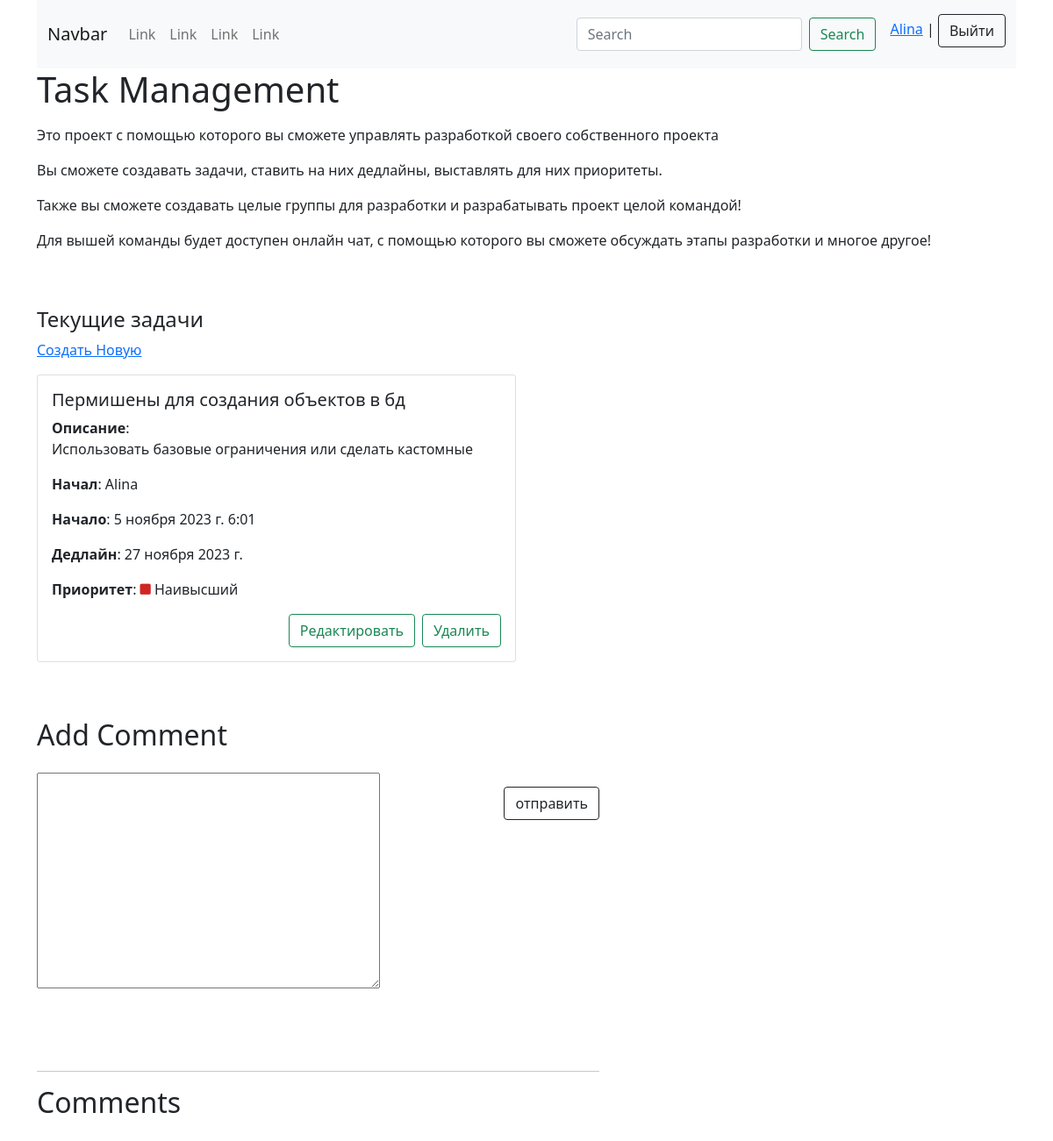
The page /project/task-management/ (signed in) on the database its author committed.
### mainapp/models.py (models this page shows, shortened)
class Project(models.Model):
    user = models.ForeignKey(User, on_delete=models.CASCADE, verbose_name='Пользователь')
    name = models.CharField(max_length=120, verbose_name='Название')
    slug = models.SlugField(unique=True)
    description = RichTextField(verbose_name='Описание')
    photo = models.ImageField(upload_to='photos/', null=True, blank=True, verbose_name='Фото')
    file = models.FileField(upload_to='files/', null=True, blank=True, verbose_name='Файлы')
    started = models.DateTimeField(auto_now_add=True, verbose_name='Начало')
    ended = models.DateTimeField(blank=True, null=True, verbose_name='Закончился')
    deadline = models.DateField(verbose_name='Дедлайн до')
    tags = models.ManyToManyField(Tag, verbose_name='Теги')
    class Meta:
        verbose_name = 'Проект'
        verbose_name_plural = 'Проекты'

class Task(models.Model):
    user = models.ForeignKey(User, on_delete=models.CASCADE, verbose_name='Пользователь')
    title = models.CharField(max_length=120, verbose_name='Название')
    description = RichTextField(verbose_name='Описание')
    status = models.CharField(choices=STATUS, max_length=120, verbose_name='Статус')
    deadline = models.DateField(verbose_name='Дедлайн до')
    started = models.DateTimeField(auto_now_add=True)
    project = models.ForeignKey(Project, on_delete=models.CASCADE, verbose_name='Проект')
    priority = models.CharField(choices=PRIORITY, max_length=60, verbose_name='Приоритет')
    class Meta:
        verbose_name = 'Задача'
        verbose_name_plural = 'Задачи'

### mainapp/views.py (the view)
# urls.py: path('project/<slug:slug>/', UserProjectDetailView.as_view(), name='proj_details'),
class UserProjectDetailView(DetailView):
    model = Project
    template_name = 'mainapp/project_details/project_details.html'
    context_object_name = 'project'
    def get_context_data(self, **kwargs):
        context = super().get_context_data(**kwargs)
        user_group = ProjectGroup.objects.filter(project__slug=self.kwargs.get('slug'))
        context['group_details'] = user_group
        context['comment_form'] = AddCommentForm
        return context

### templates/mainapp/project_details/project_details.html (shortened to what this page needs)
{% extends 'mainapp/base.html' %}
{% block content %}
<div class="container">
    <div class="row">
        <div class="col mb-5">
            <h1>{{ project.name }}</h1>
            <p>{{ project.description|safe }}</p>
        </div>
        <h4>Текущие задачи</h4>
        {% if project.task_set.all %}
            {% if project.user == user %}
                <a href="{% url 'mainapp:create_task' project.slug %}">Создать Новую</a>
            {% elif group_details|length == 0 %}
            {% elif perms.mainapp.add_task %}
                <a href="{% url 'mainapp:create_task' project.slug %}">Создать Новую</a>
            {% endif %}
            {% for tasks in project.task_set.all %}
                <div class="col-md-6 mt-3">
                    <div class="card mb-3">
                        <div class="card-body">
                            <h5 class="card-title">{{ tasks.title }}</h5>
                            <strong>Описание</strong>: {{ tasks.description|safe }}
                            <p class="card-text"><strong>Начал</strong>: {{ tasks.user }}</p>
                            <p class="card-text"><strong>Начало</strong>: {{ tasks.started }}</p>
                            <p class="card-text"><strong>Дедлайн</strong>: {{ tasks.deadline }}</p>
                            <p class="card-text"><strong>Приоритет</strong>:
                                {% if tasks.priority == 'Низкий' %} <i class="fa-solid fa-square fa-sm" style="color: #11d031;"></i>
                                    {{ tasks.priority }}
                                {% elif tasks.priority == 'Средний' %} <i class="fa-solid fa-square fa-sm" style="color: #cc9d19;"></i>
                                    {{ tasks.priority }}
                                {% elif tasks.priority == 'Высокий' %} <i class="fa-solid fa-square fa-sm" style="color: #e240dd;"></i>
                                    {{ tasks.priority }}
                                {% elif tasks.priority == 'Наивысший' %} <i class="fa-solid fa-square fa-sm" style="color: #d02525;"></i>
                                    {{ tasks.priority }}
                                {% endif %}
                            </p>
                            {% if project.user == user %}
                                <form class="float-end ms-2" action="{% url 'mainapp:delete_task' project.slug tasks.id %}" method="post">
                                    <button class="btn btn-outline-success">Удалить</button>
                                </form>
                                <a class="btn btn-outline-success float-end" href="{% url 'mainapp:edit_task' project.slug tasks.id %}">Редактировать</a>
                            {% endif %}
                        </div>
                    </div>
                </div>
            {% endfor %}
        {% endif %}
    </div>
    <div class="row">
        <div class="col-sm-7">
            <h2 class="mt-5">Add Comment</h2>
            <form class="mb-5 mt-4" action="{% url 'mainapp:add_comment' project.slug %}" method="post">
                {{comment_form.text }}
                <button class="btn btn-outline-dark float-end mt-3" type="submit">отправить</button>
            </form><br>
            <hr>
            <h2 class="mb-4">Comments</h2>
        </div>
    </div>
</div>
{% endblock %}

### templates/mainapp/base.html (shortened to what this page needs)
{% load static %}
<!DOCTYPE html>
<html lang="en">
<head>
    <link rel="stylesheet" href="{% static 'css/style.css' %}">
    <link href="{% static 'fontawesomefree/css/fontawesome.css' %}" rel="stylesheet" type="text/css">
    <link href="{% static 'fontawesomefree/css/brands.css' %}" rel="stylesheet" type="text/css">
    <link href="{% static 'fontawesomefree/css/solid.css' %}" rel="stylesheet" type="text/css">
    <link href="https://cdn.jsdelivr.net/npm/bootstrap@5.0.2/dist/css/bootstrap.min.css" rel="stylesheet">
</head>
<body>
    {% block header %}
    <header>
        <div class="container">
            <nav class="navbar navbar-expand-lg navbar-light bg-light">
                <div class="container-fluid">
                  <a class="navbar-brand" href="{% url 'mainapp:main' %}">Navbar</a>
                  <div class="collapse navbar-collapse" id="navbarSupportedContent">
                    <ul class="navbar-nav me-auto mb-2 mb-lg-0">
                      <li class="nav-item">
                        <a class="nav-link" href="#">Link</a>
                      </li>
                      <li class="nav-item">
                        <a class="nav-link" href="#">Link</a>
                      </li>
                      <li class="nav-item">
                        <a class="nav-link" href="#">Link</a>
                      </li>
                      <li class="nav-item">
                        <a class="nav-link" href="#">Link</a>
                      </li>
                    </ul>
                    <form action="{% url 'mainapp:search_projects' %}" class="d-flex me-3" method="get">
                      <input class="form-control me-2" name="search-projects" type="search" placeholder="Search" aria-label="Search">
                      <button class="btn btn-outline-success" type="submit">Search</button>
                    </form>
                    <p class="mt-2"><a href="{% url 'mainapp:user_proj' user.username %}">{{ user.username }}</a> | <a class="btn btn-outline-dark" href="{% url 'authentication:logout' %}">Выйти</a></p>
                  </div>
                </div>
              </nav>
        </div>
    </header>
    {% endblock %}
    {% block content %}{% endblock %}
</body>
</html>

### rows shown on the page
Project: name "Task Management", description "Это проект с помощью которого вы сможете управлять разработкой своего собственного проекта Вы сможете создавать задачи, ставить на них дедлайны, выставлять для них приоритеты. Также вы сможете создавать целые группы для разработки и разрабатывать проект целой командой! Для вышей команды будет доступен онлайн чат, с помощью которого вы сможете обсуждать этапы разработки и многое другое!"
Task: title "Пермишены для создания объектов в бд", description "Использовать базовые ограничения или сделать кастомные", user "Alina", started "5 ноября 2023 г. 6:01", deadline "27 ноября 2023 г.", priority "Наивысший"

### other values the page prints
{{ user.username }} "Alina"
